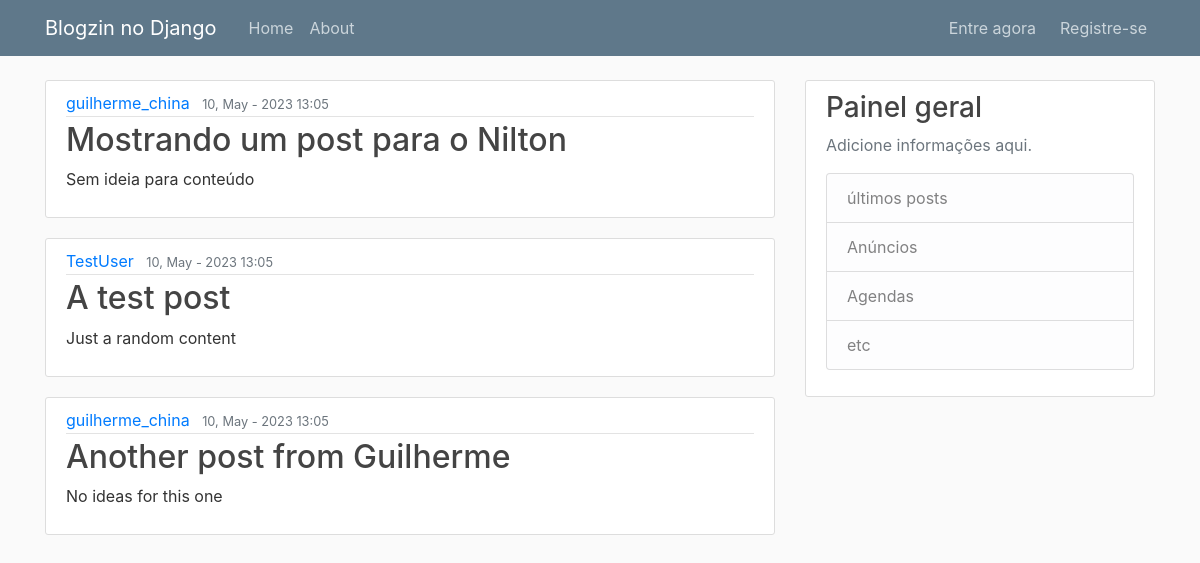
The app's page /, older data.
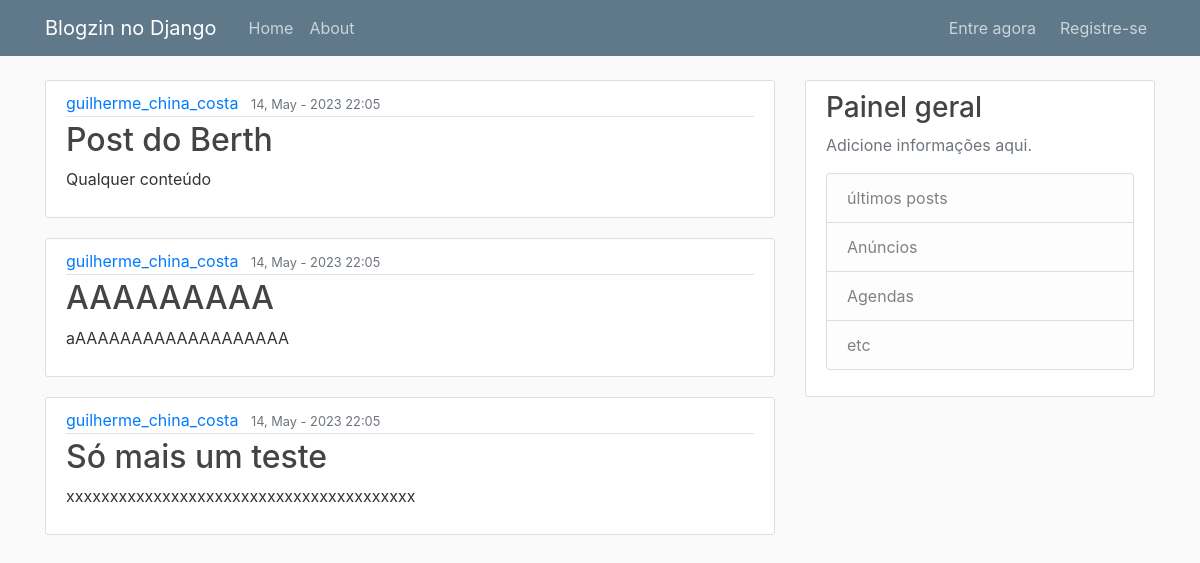
The same page, newer data.
### blog/models.py (models this page shows, shortened)
class Post(models.Model):
    author = models.ForeignKey(to=User, on_delete=models.CASCADE) # se um usuário é deletado, todos os seus posts também são
    title = models.CharField(max_length=120, null=False, default='No title')
    content = models.TextField(null=False)
    date_posted = models.DateTimeField(default=timezone.now)

### blog/views.py (the view)
# urls.py: path('', PostListView.as_view(), name='blog-home'),
class PostListView(ListView): # para ordenação de objetos
    model = Post # modelo que a view vai receber dados
    template_name = 'blog/home.html' # template que a classe vai usar
    context_object_name = 'posts' # é a variável que vai ser referenciada no template
    ordering = ['-date_posted'] # por qual field deve ser ordenada a lista
    paginate_by = 3 # faz uma paginação

### blog/templates/blog/home.html
{% extends 'blog/base.html' %}
{% block content %}
{% for post in posts %}
    <article class="media content-section">
        <div class="media-body">
        <div class="article-metadata">
            <a class="mr-2" href="#">{{ post.author }}</a>
            <small class="text-muted">{{ post.date_posted | date:'d, F - Y H:m' }}</small>
        </div>
        <h2><a class="article-title" href="#">{{ post.title }}</a></h2>
        <p class="article-content">{{ post.content }}</p>
        </div>
    </article>
{% endfor %}
{% endblock content %}

Row changes from the older to the newer data that the page shows:
no longer on this page (row edited): Post: author "guilherme_china", date_posted "10, May - 2023 13:05", title "Mostrando um post para o Nilton", content "Sem ideia para conteúdo"
removed Post: author "TestUser", date_posted "10, May - 2023 13:05", title "A test post", content "Just a random content"
no longer on this page (row unchanged): Post: author "guilherme_china", date_posted "10, May - 2023 13:05", title "Another post from Guilherme", content "No ideas for this one"
added Post: author "guilherme_china_costa", date_posted "14, May - 2023 22:05", title "Post do Berth", content "Qualquer conteúdo"
added Post: author "guilherme_china_costa", date_posted "14, May - 2023 22:05", title "AAAAAAAAA", content "aAAAAAAAAAAAAAAAAAAA"
added Post: author "guilherme_china_costa", date_posted "14, May - 2023 22:05", title "Só mais um teste", content "xxxxxxxxxxxxxxxxxxxxxxxxxxxxxxxxxxxxxxxx"
